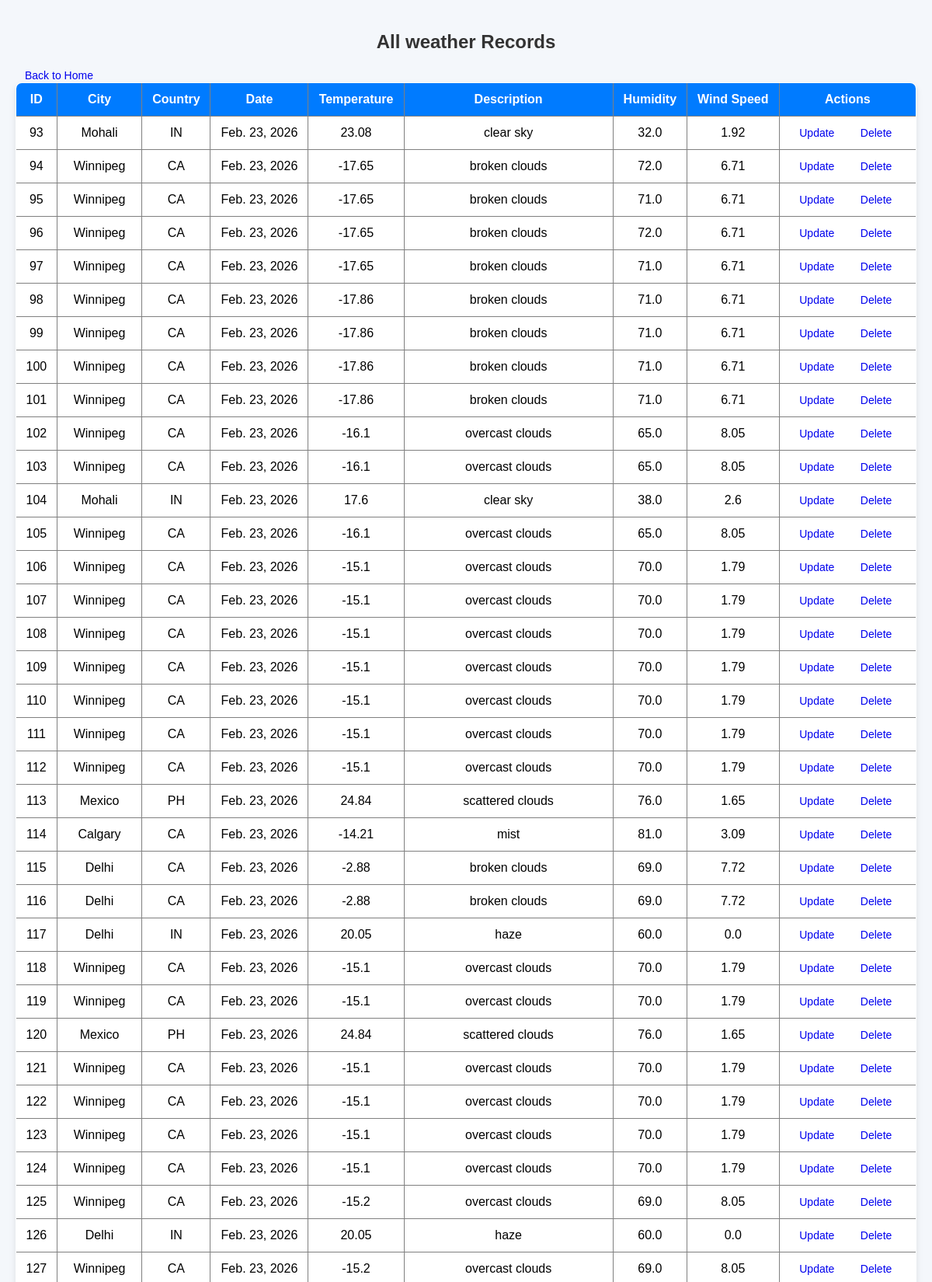
The app's page /records/ (upper part) with its own data.
### weatherapp/models.py (models this page shows, shortened)
class WeatherRecord(models.Model):
    city = models.CharField(max_length = 100)
    country = models.CharField(max_length = 50, blank = True)
    date = models.DateField()
    temperature = models.FloatField()
    temperature_api2 = models.FloatField(null = True, blank = True)
    humidity = models.FloatField()
    wind_speed = models.FloatField()
    description = models.CharField(max_length = 100)

### weatherapp/views.py (the view)
# urls.py: path('records/', views.view_records, name = 'view_records'),
def view_records(request):
    records = WeatherRecord.objects.all().order_by('-date')
    context = {'records': records}
    return render(request, 'view_records.html', context)

### weatherapp/templates/view_records.html (shortened to what this page needs)
<!DOCTYPE html>
<html>
<head>
</head>
<body>
    <h2>All weather Records</h2>
    <a href = "{% url 'home' %}">Back to Home</a>
    <table border = "1" cellpadding="5" cellspacing ="0">
        <thead>
            <tr>
                <th>ID</th>
                <th>City</th>
                <th>Country</th>
                <th>Date</th>
                <th>Temperature</th>
                <th>Description</th>
                <th>Humidity</th>
                <th>Wind Speed</th>
                <th>Actions</th>
            </tr>
        </thead>
        <tbody>
            {% for record in records %}
            <tr>
                <td>{{record.id}}</td>
                <td>{{record.city}}</td>
                <td>{{record.country}}</td>
                <td>{{record.date}}</td>
                <td>{{record.temperature}}</td>
                <td>{{record.description}}</td>
                <td>{{record.humidity}}</td>
                <td>{{record.wind_speed}}</td>
                <td>
                    <a href = "{% url 'update_weather' record.id %}">Update</a>
                    <a href = "{% url 'delete_weather' record.id %}" onclick ="return confirm('Are you sure you want to delete this record?';)">Delete</a>
                </td>
                {% empty %}
                <tr>
                    <td collspan="9">No records found.</td>
                </tr>
                {% endfor %}
        </tbody>
    </table>
</body>
</html>

### weatherapp/templates/view_records.html (style rules this page uses)
body { font-family : Arial, sans-serif; background-color: #f4f7fb; margin: 0; padding: 20px; }
h2 { text-align : center; color: #333; margin-bottom: 20px; }
a { text-decoration: none; padding:6px 12px; border-radius: 5px; font-size: 14px; margin-right: 5px; }
table { width: 100%; border-collapse: collapse; background-color: white; box-shadow: 0 4px 8px rgba(0,0,0,0.1); border-radius: 8px; overflow: hidden; }
thead { background-color: #007BFF; color: white; }
th, td { padding: 12px; text-align: center; }
th { font-weight: bold; }

### records on screen
WeatherRecord: id "93", city "Mohali", country "IN", date "Feb. 23, 2026", temperature "23.08", description "clear sky", humidity "32.0", wind_speed "1.92"
WeatherRecord: id "94", city "Winnipeg", country "CA", date "Feb. 23, 2026", temperature "-17.65", description "broken clouds", humidity "72.0", wind_speed "6.71"
WeatherRecord: id "95", city "Winnipeg", country "CA", date "Feb. 23, 2026", temperature "-17.65", description "broken clouds", humidity "71.0", wind_speed "6.71"
WeatherRecord: id "96", city "Winnipeg", country "CA", date "Feb. 23, 2026", temperature "-17.65", description "broken clouds", humidity "72.0", wind_speed "6.71"
WeatherRecord: id "97", city "Winnipeg", country "CA", date "Feb. 23, 2026", temperature "-17.65", description "broken clouds", humidity "71.0", wind_speed "6.71"
WeatherRecord: id "98", city "Winnipeg", country "CA", date "Feb. 23, 2026", temperature "-17.86", description "broken clouds", humidity "71.0", wind_speed "6.71"
WeatherRecord: id "99", city "Winnipeg", country "CA", date "Feb. 23, 2026", temperature "-17.86", description "broken clouds", humidity "71.0", wind_speed "6.71"
WeatherRecord: id "100", city "Winnipeg", country "CA", date "Feb. 23, 2026", temperature "-17.86", description "broken clouds", humidity "71.0", wind_speed "6.71"
WeatherRecord: id "101", city "Winnipeg", country "CA", date "Feb. 23, 2026", temperature "-17.86", description "broken clouds", humidity "71.0", wind_speed "6.71"
WeatherRecord: id "102", city "Winnipeg", country "CA", date "Feb. 23, 2026", temperature "-16.1", description "overcast clouds", humidity "65.0", wind_speed "8.05"
WeatherRecord: id "103", city "Winnipeg", country "CA", date "Feb. 23, 2026", temperature "-16.1", description "overcast clouds", humidity "65.0", wind_speed "8.05"
WeatherRecord: id "104", city "Mohali", country "IN", date "Feb. 23, 2026", temperature "17.6", description "clear sky", humidity "38.0", wind_speed "2.6"
WeatherRecord: id "105", city "Winnipeg", country "CA", date "Feb. 23, 2026", temperature "-16.1", description "overcast clouds", humidity "65.0", wind_speed "8.05"
WeatherRecord: id "106", city "Winnipeg", country "CA", date "Feb. 23, 2026", temperature "-15.1", description "overcast clouds", humidity "70.0", wind_speed "1.79"
WeatherRecord: id "107", city "Winnipeg", country "CA", date "Feb. 23, 2026", temperature "-15.1", description "overcast clouds", humidity "70.0", wind_speed "1.79"
WeatherRecord: id "108", city "Winnipeg", country "CA", date "Feb. 23, 2026", temperature "-15.1", description "overcast clouds", humidity "70.0", wind_speed "1.79"
WeatherRecord: id "109", city "Winnipeg", country "CA", date "Feb. 23, 2026", temperature "-15.1", description "overcast clouds", humidity "70.0", wind_speed "1.79"
WeatherRecord: id "110", city "Winnipeg", country "CA", date "Feb. 23, 2026", temperature "-15.1", description "overcast clouds", humidity "70.0", wind_speed "1.79"
WeatherRecord: id "111", city "Winnipeg", country "CA", date "Feb. 23, 2026", temperature "-15.1", description "overcast clouds", humidity "70.0", wind_speed "1.79"
WeatherRecord: id "112", city "Winnipeg", country "CA", date "Feb. 23, 2026", temperature "-15.1", description "overcast clouds", humidity "70.0", wind_speed "1.79"
WeatherRecord: id "113", city "Mexico", country "PH", date "Feb. 23, 2026", temperature "24.84", description "scattered clouds", humidity "76.0", wind_speed "1.65"
WeatherRecord: id "114", city "Calgary", country "CA", date "Feb. 23, 2026", temperature "-14.21", description "mist", humidity "81.0", wind_speed "3.09"
WeatherRecord: id "115", city "Delhi", country "CA", date "Feb. 23, 2026", temperature "-2.88", description "broken clouds", humidity "69.0", wind_speed "7.72"
WeatherRecord: id "116", city "Delhi", country "CA", date "Feb. 23, 2026", temperature "-2.88", description "broken clouds", humidity "69.0", wind_speed "7.72"
WeatherRecord: id "117", city "Delhi", country "IN", date "Feb. 23, 2026", temperature "20.05", description "haze", humidity "60.0", wind_speed "0.0"
WeatherRecord: id "118", city "Winnipeg", country "CA", date "Feb. 23, 2026", temperature "-15.1", description "overcast clouds", humidity "70.0", wind_speed "1.79"
WeatherRecord: id "119", city "Winnipeg", country "CA", date "Feb. 23, 2026", temperature "-15.1", description "overcast clouds", humidity "70.0", wind_speed "1.79"
WeatherRecord: id "120", city "Mexico", country "PH", date "Feb. 23, 2026", temperature "24.84", description "scattered clouds", humidity "76.0", wind_speed "1.65"
WeatherRecord: id "121", city "Winnipeg", country "CA", date "Feb. 23, 2026", temperature "-15.1", description "overcast clouds", humidity "70.0", wind_speed "1.79"
WeatherRecord: id "122", city "Winnipeg", country "CA", date "Feb. 23, 2026", temperature "-15.1", description "overcast clouds", humidity "70.0", wind_speed "1.79"
WeatherRecord: id "123", city "Winnipeg", country "CA", date "Feb. 23, 2026", temperature "-15.1", description "overcast clouds", humidity "70.0", wind_speed "1.79"
WeatherRecord: id "124", city "Winnipeg", country "CA", date "Feb. 23, 2026", temperature "-15.1", description "overcast clouds", humidity "70.0", wind_speed "1.79"
WeatherRecord: id "125", city "Winnipeg", country "CA", date "Feb. 23, 2026", temperature "-15.2", description "overcast clouds", humidity "69.0", wind_speed "8.05"
WeatherRecord: id "126", city "Delhi", country "IN", date "Feb. 23, 2026", temperature "20.05", description "haze", humidity "60.0", wind_speed "0.0"
WeatherRecord: id "127", city "Winnipeg", country "CA", date "Feb. 23, 2026", temperature "-15.2", description "overcast clouds", humidity "69.0", wind_speed "8.05"
